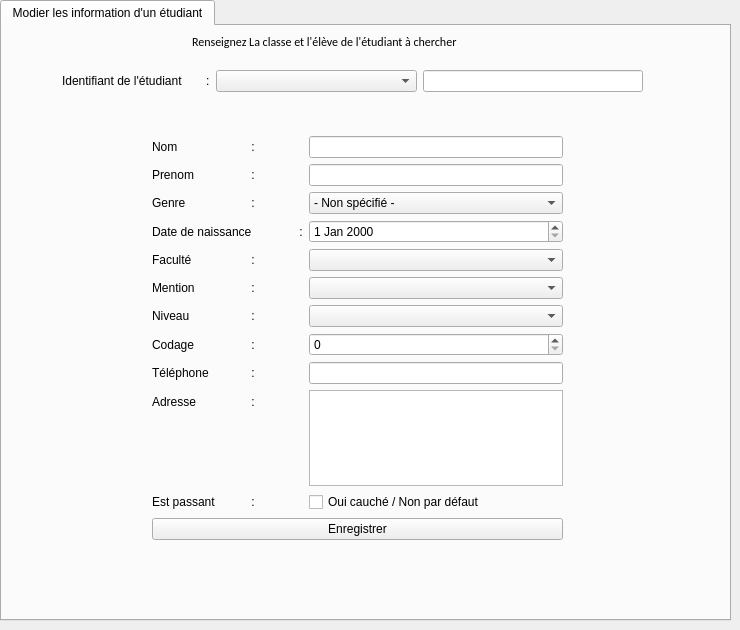
    <widget class="QWidget" name="Modifications">
     <widget class="QTabWidget" name="ongletModification">
      <property name="enabled">
       <bool>true</bool>
      </property>
      <property name="geometry">
       <rect>
        <x>0</x>
        <y>0</y>
        <width>731</width>
        <height>621</height>
       </rect>
      </property>
      <property name="tabShape">
       <enum>QTabWidget::Rounded</enum>
      </property>
      <property name="currentIndex">
       <number>0</number>
      </property>
      <widget class="QWidget" name="mod_Et">
       <attribute name="title">
        <string>Modier les information d'un étudiant</string>
       </attribute>
       <widget class="QLabel" name="modEt_Message">
        <property name="geometry">
         <rect>
          <x>190</x>
          <y>0</y>
          <width>341</width>
          <height>31</height>
         </rect>
        </property>
        <property name="font">
         <font>
          <family>Calibri</family>
         </font>
        </property>
        <property name="text">
         <string>Renseignez La classe et l'élève de l'étudiant à chercher</string>
        </property>
       </widget>
       <widget class="QWidget" name="gridLayoutWidget_6">
        <property name="geometry">
         <rect>
          <x>60</x>
          <y>40</y>
          <width>581</width>
          <height>31</height>
         </rect>
        </property>
        <layout class="QGridLayout" name="gridLayout_5">
         <item row="0" column="0">
          <widget class="QLabel" name="modEt_identifiantLabel">
           <property name="text">
            <string>Identifiant de l'étudiant	:</string>
           </property>
          </widget>
         </item>
         <item row="0" column="1">
          <widget class="QComboBox" name="modEt_identifiantComboBox">
           <property name="placeholderText">
            <string>Entrez l'identifiant de l'étudiant :</string>
           </property>
          </widget>
         </item>
         <item row="0" column="2">
          <widget class="QLineEdit" name="modEt_nomEtudiantLineEdit">
           <property name="readOnly">
            <bool>true</bool>
           </property>
          </widget>
         </item>
        </layout>
       </widget>
       <widget class="QWidget" name="formLayoutWidget_12">
        <property name="geometry">
         <rect>
          <x>150</x>
          <y>110</y>
          <width>411</width>
          <height>404</height>
         </rect>
        </property>
        <layout class="QFormLayout" name="formLayout_10">
         <item row="0" column="0">
          <widget class="QLabel" name="modEt_nomLabel">
           <property name="text">
            <string>Nom		 :</string>
           </property>
          </widget>
         </item>
         <item row="0" column="1">
          <widget class="QLineEdit" name="modEt_nomLineEdit"/>
         </item>
         <item row="1" column="0">
          <widget class="QLabel" name="modEt_prenomLabel">
           <property name="text">
            <string>Prenom		 :</string>
           </property>
          </widget>
         </item>
         <item row="1" column="1">
          <widget class="QLineEdit" name="modEt_prenomLineEdit"/>
         </item>
         <item row="2" column="0">
          <widget class="QLabel" name="modEt_genreLabel">
           <property name="text">
            <string>Genre		 :</string>
           </property>
          </widget>
         </item>
         <item row="3" column="0">
          <widget class="QLabel" name="modEt_dateDeNaissanceLabel">
           <property name="text">
            <string>Date de naissance	 :</string>
           </property>
          </widget>
         </item>
         <item row="3" column="1">
          <widget class="QDateEdit" name="modEt_dateDeNaissanceDateEdit"/>
         </item>
         <item row="2" column="1">
          <widget class="QComboBox" name="modEt_genreComboBox">
           <item>
            <property name="text">
             <string>- Non spécifié -</string>
            </property>
           </item>
           <item>
            <property name="text">
             <string>Homme</string>
            </property>
           </item>
           <item>
            <property name="text">
             <string>Femme</string>
            </property>
           </item>
          </widget>
         </item>
         <item row="4" column="0">
          <widget class="QLabel" name="modEt_faculteLabel">
           <property name="text">
            <string>Faculté		 :</string>
           </property>
          </widget>
         </item>
         <item row="4" column="1">
          <widget class="QComboBox" name="modEt_faculteComboBox">
           <property name="placeholderText">
            <string>- Non spécifié -</string>
           </property>
          </widget>
         </item>
         <item row="5" column="0">
          <widget class="QLabel" name="modEt_mentionLabel">
           <property name="text">
            <string>Mention		 :</string>
           </property>
          </widget>
         </item>
         <item row="5" column="1">
          <widget class="QComboBox" name="modEt_mentionComboBox">
           <property name="placeholderText">
            <string>- Non spécifié -</string>
           </property>
          </widget>
         </item>
         <item row="6" column="0">
          <widget class="QLabel" name="modEt_niveauLabel">
           <property name="text">
            <string>Niveau		 :</string>
           </property>
          </widget>
         </item>
         <item row="6" column="1">
          <widget class="QComboBox" name="modEt_niveauComboBox">
           <property name="placeholderText">
            <string>- Non spécifié -</string>
           </property>
          </widget>
         </item>
         <item row="7" column="0">
          <widget class="QLabel" name="modEt_codageLabel">
           <property name="text">
            <string>Codage		 :</string>
           </property>
          </widget>
         </item>
         <item row="7" column="1">
          <widget class="QSpinBox" name="modEt_codageSpinBox"/>
         </item>
         <item row="8" column="0">
          <widget class="QLabel" name="modEt_telephonePhoneLabel">
           <property name="text">
            <string>Téléphone	 :</string>
           </property>
          </widget>
         </item>
         <item row="8" column="1">
          <widget class="QLineEdit" name="modEt_telephoneLineEdit"/>
         </item>
         <item row="9" column="0">
          <widget class="QLabel" name="modEt_adresseLabel">
           <property name="text">
            <string>Adresse 		 :</string>
           </property>
          </widget>
         </item>
         <item row="9" column="1">
          <widget class="QTextEdit" name="modEt_adresseTextEdit"/>
         </item>
         <item row="11" column="0" colspan="2">
          <widget class="QPushButton" name="modEt_Enregistrer">
           <property name="text">
            <string>Enregistrer</string>
           </property>
          </widget>
         </item>
         <item row="10" column="0">
          <widget class="QLabel" name="modEt_estPassantLabel">
           <property name="text">
            <string>Est passant	 :</string>
           </property>
          </widget>
         </item>
         <item row="10" column="1">
          <widget class="QCheckBox" name="modEt_estPassantCheckBox">
           <property name="text">
            <string>Oui cauché / Non par défaut</string>
           </property>
          </widget>
         </item>
        </layout>
       </widget>
      </widget>
     </widget>
    </widget>
